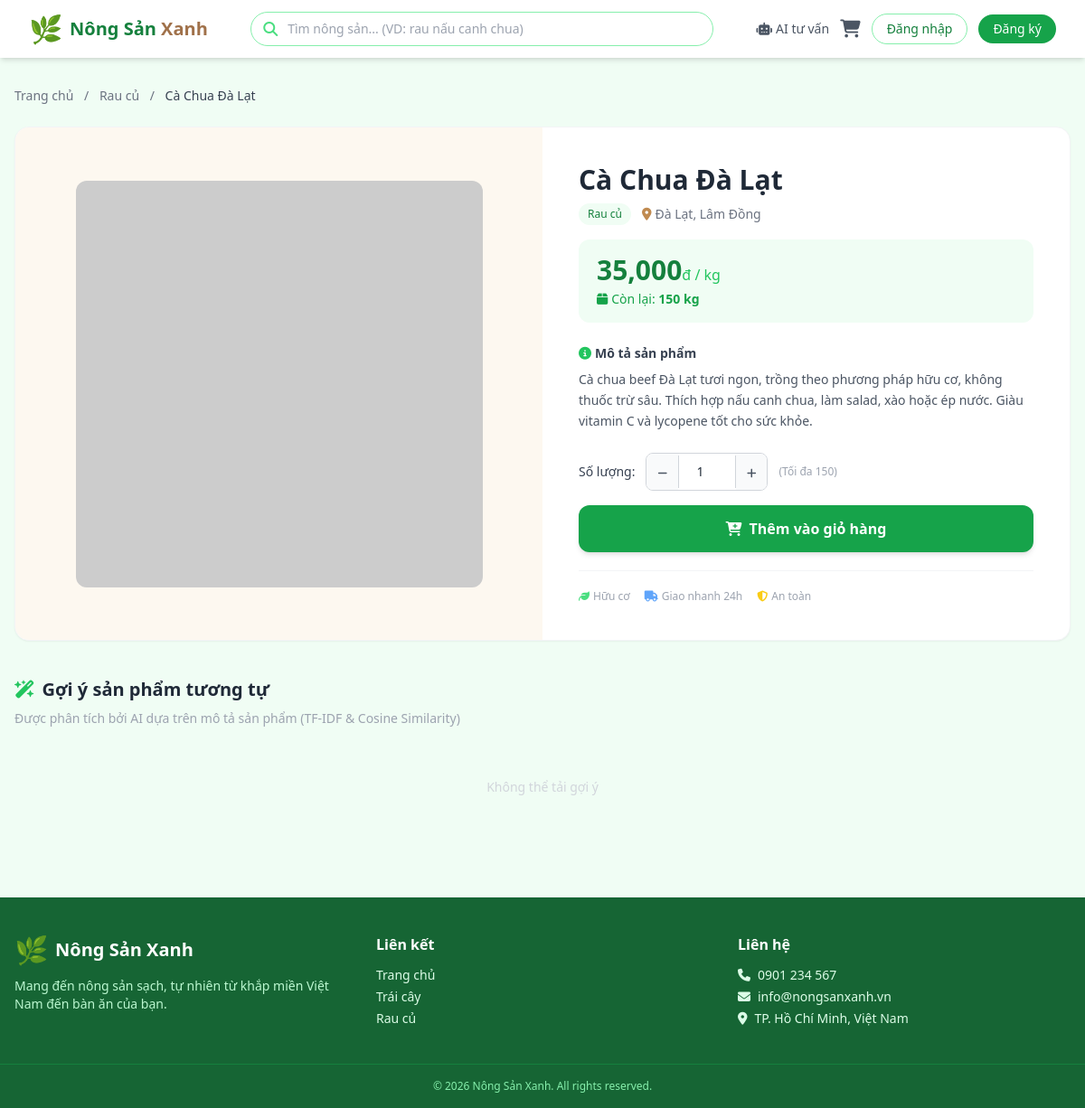
Page /product/1 on the committed database.
### models.py (models this page shows, shortened)
class Product(db.Model):
    __tablename__ = 'products'
    id = db.Column(db.Integer, primary_key=True)
    seller_id = db.Column(db.Integer, db.ForeignKey('users.id'), nullable=True, index=True)
    category_id = db.Column(db.Integer, db.ForeignKey('categories.id'), nullable=True, index=True)
    name = db.Column(db.String(200), nullable=False, index=True)
    description = db.Column(db.Text, nullable=True)
    price = db.Column(db.Float, nullable=False)
    stock = db.Column(db.Integer, nullable=False, default=0)
    unit = db.Column(db.String(20), nullable=False, default='kg')
    category = db.Column(db.String(100), nullable=True, index=True)  # giữ tương thích, sẽ đồng bộ với category_id
    image = db.Column(db.String(300), nullable=True, default='default.jpg')
    is_visible = db.Column(db.Boolean, default=True)
    origin = db.Column(db.String(150), nullable=True)
    created_at = db.Column(db.DateTime, default=datetime.utcnow)
    updated_at = db.Column(db.DateTime, default=datetime.utcnow, onupdate=datetime.utcnow)
    order_items = db.relationship('OrderItem', backref='product', lazy='dynamic')

### app.py (the view)
@app.route('/product/<int:product_id>')
def product_detail(product_id):
    product = Product.query.get_or_404(product_id)
    if not product.is_visible and (not current_user.is_authenticated or not current_user.is_admin()):
        abort(404)
    return render_template('product_detail.html', product=product)

### app.py (called while the page is built)
@app.context_processor
def inject_cart_count():
    cart = session.get('cart', {})
    count = sum(item['quantity'] for item in cart.values())
    return dict(cart_count=count)

### templates/product_detail.html (shortened to what this page needs)
{% extends 'base.html' %}
{% block content %}
<div class="max-w-7xl mx-auto px-4 py-8">
    <nav class="text-sm text-gray-500 mb-6">
        <a href="{{ url_for('index') }}" class="hover:text-green-brand-700 transition">Trang chủ</a>
        <span class="mx-2">/</span>
        {% if product.category %}
        <a href="{{ url_for('index', category=product.category) }}" class="hover:text-green-brand-700 transition">{{ product.category }}</a>
        <span class="mx-2">/</span>
        {% endif %}
        <span class="text-gray-700 font-medium">{{ product.name }}</span>
    </nav>
    <div class="bg-white rounded-2xl shadow-sm border border-gray-100 overflow-hidden">
        <div class="grid grid-cols-1 md:grid-cols-2 gap-0">
            <div class="relative bg-earth-50 flex items-center justify-center p-6 md:p-10">
                <img src="{{ url_for('static', filename='uploads/' + product.image) }}"
                     alt="{{ product.name }}"
                     class="max-w-full max-h-[450px] object-contain rounded-xl"
                     onerror="this.src='https://placehold.co/500x500/e8d0b3/6d4a30?text={{ product.name[:8] }}'">
            </div>
            <div class="p-6 md:p-10 flex flex-col">
                <div class="flex items-start justify-between gap-3 mb-2">
                    <h1 class="text-2xl md:text-3xl font-bold text-gray-800">{{ product.name }}</h1>
                </div>
                <div class="flex items-center gap-3 mb-4 text-sm text-gray-500">
                    {% if product.category %}
                    <span class="px-2.5 py-1 bg-green-brand-50 text-green-brand-700 rounded-full font-medium text-xs">{{ product.category }}</span>
                    {% endif %}
                    {% if product.origin %}
                    <span><i class="fas fa-map-marker-alt text-earth-400 mr-1"></i>{{ product.origin }}</span>
                    {% endif %}
                </div>
                <div class="bg-green-brand-50 rounded-xl px-5 py-4 mb-6">
                    <p class="text-3xl font-bold text-green-brand-700">
                        {{ "{:,.0f}".format(product.price) }}<span class="text-base font-medium text-green-brand-500">đ / {{ product.unit }}</span>
                    </p>
                    <p class="text-sm text-green-brand-600 mt-1">
                        <i class="fas fa-box mr-1"></i>Còn lại: <strong>{{ product.stock }} {{ product.unit }}</strong>
                    </p>
                </div>
                {% if product.description %}
                <div class="mb-6">
                    <h3 class="text-sm font-semibold text-gray-700 mb-2"><i class="fas fa-info-circle text-green-brand-500 mr-1"></i>Mô tả sản phẩm</h3>
                    <p class="text-gray-600 leading-relaxed text-sm">{{ product.description }}</p>
                </div>
                {% endif %}
                {% if product.stock > 0 %}
                <form action="{{ url_for('cart_add', product_id=product.id) }}" method="POST" class="mt-auto">
                    <div class="flex items-center gap-3 mb-4">
                        <label class="text-sm font-medium text-gray-700">Số lượng:</label>
                        <div class="flex items-center border border-gray-300 rounded-lg overflow-hidden">
                            <button type="button" onclick="changeQty(-1)" class="px-3 py-2 bg-gray-50 hover:bg-gray-100 text-gray-600 transition">
                                <i class="fas fa-minus text-xs"></i>
                            </button>
                            <input type="number" name="quantity" id="qty" value="1" min="1" max="{{ product.stock }}"
                                   class="w-16 text-center py-2 border-x border-gray-300 outline-none text-sm font-medium">
                            <button type="button" onclick="changeQty(1)" class="px-3 py-2 bg-gray-50 hover:bg-gray-100 text-gray-600 transition">
                                <i class="fas fa-plus text-xs"></i>
                            </button>
                        </div>
                        <span class="text-xs text-gray-400">(Tối đa {{ product.stock }})</span>
                    </div>
                    <button type="submit"
                            class="w-full bg-green-brand-600 text-white py-3.5 rounded-xl font-semibold hover:bg-green-brand-700 transition shadow-md hover:shadow-lg text-base">
                        <i class="fas fa-cart-plus mr-2"></i>Thêm vào giỏ hàng
                    </button>
                </form>
                {% else %}
                <div class="mt-auto bg-red-50 text-red-600 text-center py-3.5 rounded-xl font-semibold border border-red-200">
                    <i class="fas fa-ban mr-2"></i>Sản phẩm tạm hết hàng
                </div>
                {% endif %}
                <div class="flex items-center gap-4 mt-5 pt-5 border-t border-gray-100 text-xs text-gray-400">
                    <span><i class="fas fa-leaf text-green-brand-400 mr-1"></i>Hữu cơ</span>
                    <span><i class="fas fa-truck text-blue-400 mr-1"></i>Giao nhanh 24h</span>
                    <span><i class="fas fa-shield-halved text-yellow-400 mr-1"></i>An toàn</span>
                </div>
            </div>
        </div>
    </div>
    <div id="recommendations" class="mt-10">
        <h2 class="text-xl font-bold text-gray-800 mb-2">
            <i class="fas fa-wand-magic-sparkles text-green-brand-500 mr-2"></i>Gợi ý sản phẩm tương tự
        </h2>
        <p class="text-sm text-gray-400 mb-6">Được phân tích bởi AI dựa trên mô tả sản phẩm (TF-IDF & Cosine Similarity)</p>
        <div id="rec-grid" class="grid grid-cols-2 sm:grid-cols-3 lg:grid-cols-4 gap-4 md:gap-6">
        </div>
    </div>
</div>
{% endblock %}

### rows in the picture
Product: category "Rau củ", name "Cà Chua Đà Lạt", origin "Đà Lạt, Lâm Đồng", price "35,000", unit "kg", stock "150", description "Cà chua beef Đà Lạt tươi ngon, trồng theo phương pháp hữu cơ, không thuốc trừ sâu. Thích hợp nấu canh chua, làm salad, xào hoặc ép nước. Giàu vitamin C và lycopene tốt cho sức khỏe."
